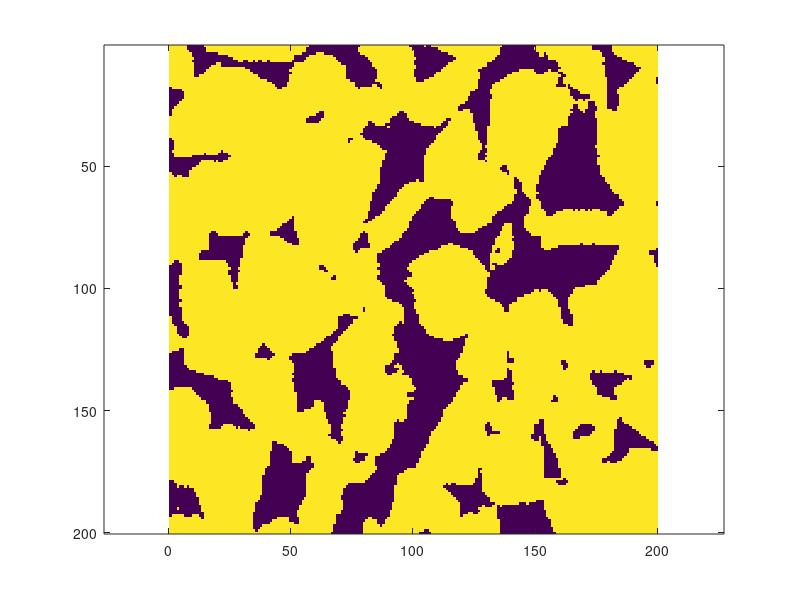

This figure's MATLAB source:
clear; close all
% importing mat file and visualization slice by slice
load('MAT/A.mat')
figure; 
S=size(A);

for I=1:S(1)
clf;
imagesc(squeeze(A(:,:,I))); axis equal tight
drawnow;
end

% % importing binary png sequence
% D=dir('PNG/*.png');
% A=zeros(200,200,40);
% for I=1:numel(D)
%    t=imread(['PNG/' D(I).name]); 
%    t=(t==255);
%    A(:,:,I)=t;
% end

% 
% % importing a single jpg, binarize and visualize
% A=imread('JPG/A.jpg');
% A=mean(A,3);
% A=double(A);
% A=imgaussfilt(A);
% B=A>100;
% figure; imagesc(B)






